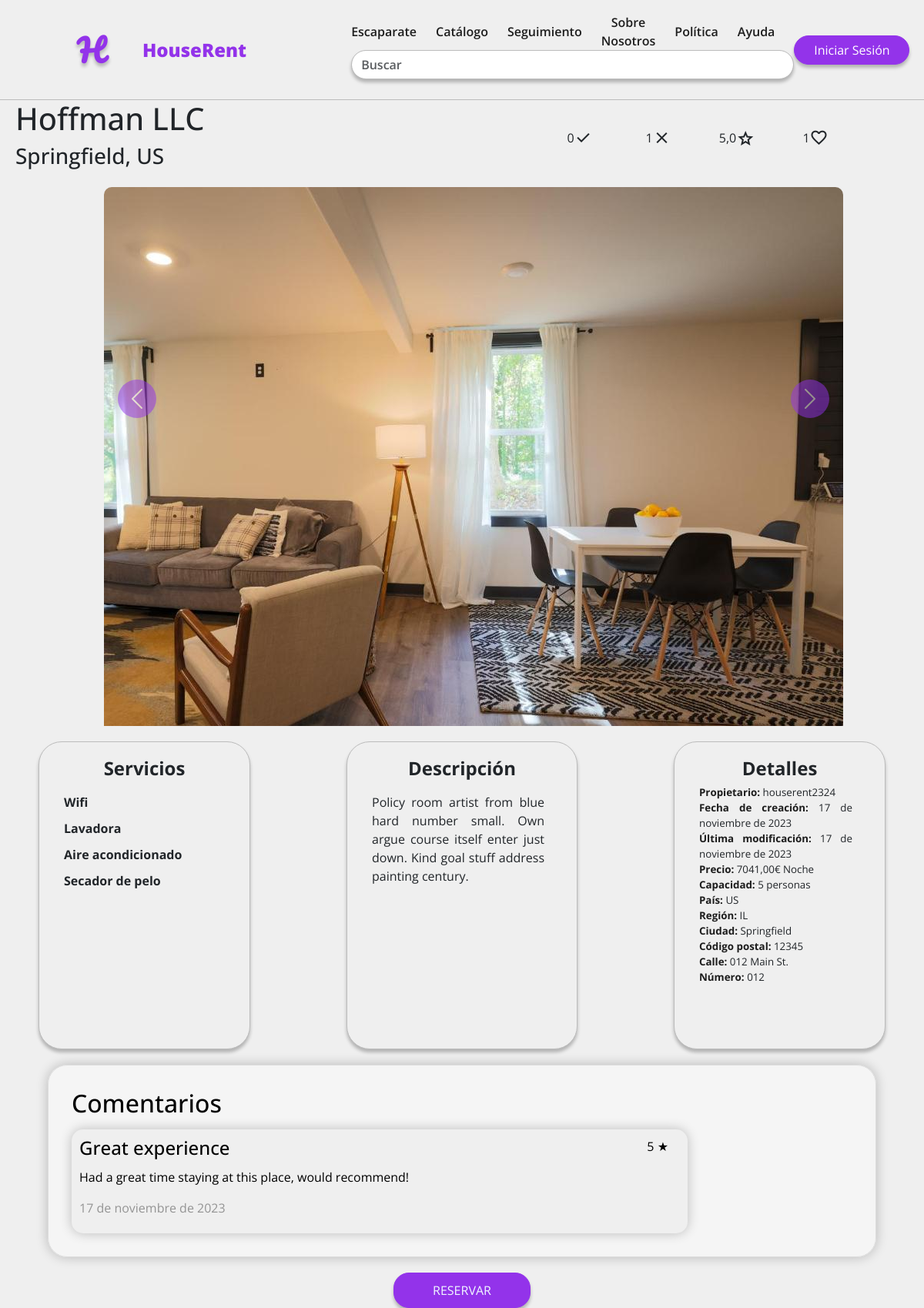
The page /accommodation/1/ on the database its author committed.
### apps/core/models.py (models this page shows, shortened)
class Accommodation(models.Model):
    name = models.CharField(max_length=256, blank=False, null=False)
    description = models.TextField(max_length=1024, blank=False, null=False)
    capacity = models.PositiveIntegerField(blank=False, null=False, default=1)
    owner = models.ForeignKey(CustomUser, on_delete=models.CASCADE, blank=False, null=False)
    price = models.DecimalField(decimal_places=2, max_digits=8, blank=False, null=False, validators=[MinValueValidator(0)], help_text='Ingresa un valor positivo')
    address = models.ForeignKey(Address, on_delete=models.CASCADE, blank=False, null=False)
    category = models.CharField(max_length=16, choices=Category.choices(), blank=False, null=False)
    service = models.ManyToManyField(Service, blank=True)
    creation_date = models.DateField(auto_now_add=True, blank=False, null=False)
    modification_date = models.DateField(auto_now=True, blank=False, null=False)
    is_active = models.BooleanField(default=True, blank=False, null=False)
    class Meta:
        verbose_name = "Alojamiento"
        verbose_name_plural = "Alojamientos"
        indexes = [
            models.Index(fields=['name']),
            models.Index(fields=['owner']),
            models.Index(fields=['category']),
        ]

class Address(models.Model):
    street_number = models.CharField(max_length=8, blank=False, null=False)
    address_line = models.TextField(blank=False, null=False)
    city = models.CharField(max_length=256, blank=False, null=False)
    region = models.CharField(max_length=256, blank=False, null=False)
    country = CountryField(blank_label='(seleccionar país)', blank=False, null=False)
    postal_code = models.CharField(max_length=16, blank=False, null=False)
    class Meta:
        verbose_name = "Dirección"
        verbose_name_plural = "Direcciones"
        indexes = [
            models.Index(fields=['city']),
            models.Index(fields=['region']),
            models.Index(fields=['postal_code'])
        ]

class Image(models.Model):
    title = models.TextField(max_length=64, blank=False, null=False)
    order = models.PositiveIntegerField(blank=False, null=False)
    image = models.ImageField(
        upload_to="images/",
        blank=False,
        null=False,
        validators=[
            FileExtensionValidator(allowed_extensions=['jpg', 'png', 'jpeg'])
        ]
    )
    alt = models.CharField(max_length=256, blank=False, null=False)
    publication_date = models.DateField(auto_now=True, blank=False, null=False)
    accommodation = models.ForeignKey(Accommodation, on_delete=models.CASCADE, blank=False, null=False)
    class Meta:
        verbose_name = "Imagen"
        verbose_name_plural = "Imágenes"
        unique_together = ('accommodation', 'order')

class Service(models.Model):
    name = models.CharField(max_length=256, unique=True, blank=False, null=False)
    class Meta:
        verbose_name = "Servicio"
        verbose_name_plural = "Servicios"
        indexes = [
            models.Index(fields=['name']),
        ]

class CustomUser(AbstractUser):
    first_name = models.CharField(max_length=150, blank=False, null=False)
    last_name = models.CharField(max_length=150, blank=False, null=False)
    username = models.CharField(
        max_length=150,
        unique=True,
        null=True,
        blank=True,
    )
    birth_date = models.DateField(blank=False, null=False)
    phone = PhoneNumberField(blank=False, null=False)
    address = models.ForeignKey(Address, on_delete=models.CASCADE, blank=False, null=True)
    dni = models.CharField(
        max_length=9,
        unique=True,
        blank=False,
        null=False,
        validators=[
            RegexValidator(
                regex='^\d{8}[a-zA-Z]$',
                message='Introducza un DNI válido',
                code='invalid_dni'
                )
            ])
    gender = models.CharField(max_length=16, choices=Gender.choices(), blank=False, null=False)
    request = models.CharField(max_length=16, choices=Request.choices(), default=Request.NOT_REQUESTED)
    stripe_id=models.CharField(max_length=40, blank=True,unique=True, null=True)
    class Meta:
        verbose_name = "Usuario"
        verbose_name_plural = "Usuarios"
        indexes = [
            models.Index(fields=['dni']),
            models.Index(fields=['phone']),
        ]
    def __str__(self):
        return f"{self.username}"

class Comment(models.Model):
    title = models.TextField(max_length=64, blank=False, null=False)
    description = models.TextField(max_length=1024)
    publication_date = models.DateField(auto_now_add=True, blank=False, null=False)
    user = models.ForeignKey(CustomUser, on_delete=models.CASCADE, blank=False, null=False)
    rating = models.PositiveIntegerField(validators=[MaxValueValidator(5), MinValueValidator(1)], blank=False, null=False)
    response = models.TextField(max_length=1024)
    accommodation = models.ForeignKey(Accommodation, on_delete=models.CASCADE, blank=False, null=False, related_name='comments')
    class Meta:
        verbose_name = "Comentario"
        verbose_name_plural = "Comentarios"
        indexes = [
            models.Index(fields=['user']),
            models.Index(fields=['accommodation']),
        ]

### apps/core/views.py (the view)
# urls.py: path('accommodation/<accommodation_id>/', views.accommodation_details, name='accommodation_detail'),
def accommodation_details(request, accommodation_id):
    accommodation = Accommodation.objects.get(pk=accommodation_id)
    images = accommodation.image_set.all()
    imagenInicial=images[0]
    context = {
        "accommodation": accommodation,
        'id': accommodation_id,
        'images': images[1:len(images)],
        'imagenInicial': imagenInicial,
        'numFavoritos': conteoFavoritos(request, accommodation_id),
        'rating': ratingAccommodation(request, accommodation_id),
        'claim': conteoReclamaciones(request, accommodation_id),
        'reservas': conteoReservasTotales(request, accommodation_id),
        'comments': Comment.objects.filter(accommodation_id=accommodation_id),
    }
    return render(request, 'accommodation/accommodation_detail.html', context)

### templates/accommodation/accommodation_detail.html (shortened to what this page needs)
{% extends 'base_generic.html' %}
{% load static %}
{% block content %}
{% if accommodation %}
    <body>
        <div class="page-header">
            <div class="col col-md-12 ">
                        <div class="row h-100" >
                                <div class="col col-md-7  " >
                                    <div class="row">
            <h1 style="margin-left: 20px;">{{ accommodation.name }}</h1>
            <h3 style="margin-left: 20px;">{{ accommodation.address.city }}, {{ accommodation.address.country }}</h3>
            </div>
                </div>
                <div class="col col-md-1 d-flex justify-content-center align-items-center " >
                    {{reservas}}
                    <span class="material-symbols-outlined ">
                        </span>
                </div>
                <div class="col col-md-1 d-flex justify-content-center align-items-center" >
                    {{claim}}
                    <span class="material-symbols-outlined ">
                    </span>
                </div>
                <div class="col col-md-1 d-flex justify-content-center align-items-center" >
                    {{rating}}
                    <span class="material-symbols-outlined star-symbol">
                    </span>
                </div>
                <div class="col col-md-1 d-flex justify-content-center align-items-center" >
                    {{numFavoritos}}
                    <span class="material-symbols-outlined favorite-symbol">
                        </span>
                </div>
            </div>
        </div>
        <div class="col col-md-12 book-photos " >
            <div class="row" >
            <div id="carouselExampleControls" class="carousel slide" data-bs-ride="carousel">
                <div class="carousel-inner">
                <div class="carousel-item active">
                    <img src="/media/{{imagenInicial.image}}" class="d-block w-100 h-100" alt="...">
                </div>
                </div>
                <button class="carousel-control-prev" type="button" data-bs-target="#carouselExampleControls" data-bs-slide="prev">
                <span class="carousel-control-prev-icon" aria-hidden="true"></span>
                </button>
                <button class="carousel-control-next" type="button" data-bs-target="#carouselExampleControls" data-bs-slide="next">
                <span class="carousel-control-next-icon" aria-hidden="true"></span>
                </button>
            </div>
            </div>
        </div>
    <div class="page-content" style="margin-top: 20px;">
        <div class="container">
            <div class="row justify-content-center">
                <div class="col col-md-3  " >
                            <div class="row justify-content-center" >
                            <div class="card" style="width: 95%;">
                                <h4 class="title-card text-center">
                                    Servicios
                                </h4>
                                {% if accommodation.service.all %}
                                <div class="services">
                                    {% for service in accommodation.service.all %}
                                        <p class="infomation-card-service">{{ service.name }}</p>
                                    {% endfor %}
                                </div>
                            {% endif %}
                                </div>
                        </div>
                    </div>
                        <div class="col col-md-6 " >
                            <div class="row justify-content-center" >
                                <div class="card" style="width: 95%; max-width: 950 px;">
                                    <h4 class="title-card text-center">Descripción</h4>
                                    <h7 class="infomation-card">{{ accommodation.description }}</h7>
                                    </div>
                            </div>
                        </div>
                        <div class="col col-md-3 " >
                            <div class="row " >
                                <div class="card" style="width: 95%;">
                                    <h4 class="title-card text-center">Detalles</h4>
                                    <p class="infomation-card-detalles"><b class="price"> Propietario: </b> {{ accommodation.owner }}</p>
                        <p class="infomation-card-detalles"><b class="price"> Fecha de creación: </b> {{ accommodation.creation_date }}</p>
                        <p class="infomation-card-detalles"><b class="price"> Última modificación: </b> {{ accommodation.modification_date }}</p>
                        <p class="infomation-card-detalles"><b class="price"> Precio: </b> {{ accommodation.price }}€ Noche</p>
                        <p class="infomation-card-detalles"><b class="price"> Capacidad: </b> {{ accommodation.capacity }} personas</p>
                        <p class="infomation-card-detalles"><b class="price"> País: </b> {{ accommodation.address.country }}</p>
                        <p class="infomation-card-detalles"><b class="price"> Región: </b> {{ accommodation.address.region }}</p>
                        <p class="infomation-card-detalles"><b class="price"> Ciudad: </b> {{ accommodation.address.city }}</p>
                        <p class="infomation-card-detalles"><b class="price"> Código postal: </b> {{ accommodation.address.postal_code }}</p>
                        <p class="infomation-card-detalles"><b class="price"> Calle: </b> {{ accommodation.address.address_line }}</p>
                        <p class="infomation-card-detalles"><b class="price"> Número: </b> {{ accommodation.address.street_number }}</p>
                                    </div>
                            </div>
                        </div>
            </div>
            {% if comments %}
        <div class="comments-section">
            <h2> Comentarios </h2>
            {%for comment in comments%}
                <div class="contenedor comments-card">
                    <div class="row-comments">
                        <h4>{{comment.title}}</h4>
                        <p> {{comment.rating}} ★</p>
                    </div>
                    <p>{{comment.description}}</p>
                    <p class="subtitle"> {{comment.publication_date}}</p>
                </div>
            {%endfor%}
        </div>
       {% endif%}
        </div>
    {% if not book and user.groups.all.0.name != 'Propietarios'%}
        </div>
            <div class="page-content text-center" style="margin-top: 20px;">
                <a href="/booking/{{id}}" class="btn btn-reserve">RESERVAR</a>
            </div>
        </div>
    {% endif %}
    </body>
{% endif %}
{% endblock %}

### rows shown on the page
Accommodation: name "Hoffman LLC", address.city "Springfield", address.country "US", description "Policy room artist from blue hard number small. Own argue course itself enter just down. Kind goal stuff address painting century.", owner "houserent2324", creation_date "17 de noviembre de 2023", modification_date "17 de noviembre de 2023", price "7041,00", capacity "5", address.region "IL", address.postal_code "12345", address.address_line "012 Main St.", address.street_number "012"
Image: image (picture)
Service: name "Wifi"
Service: name "Lavadora"
Service: name "Aire acondicionado"
Service: name "Secador de pelo"
Comment: title "Great experience", rating "5", description "Had a great time staying at this place, would recommend!", publication_date "17 de noviembre de 2023"

### other values the page prints
{{ reservas }} "0"
{{ claim }} "1"
{{ rating }} "5,0"
{{ numFavoritos }} "1"
